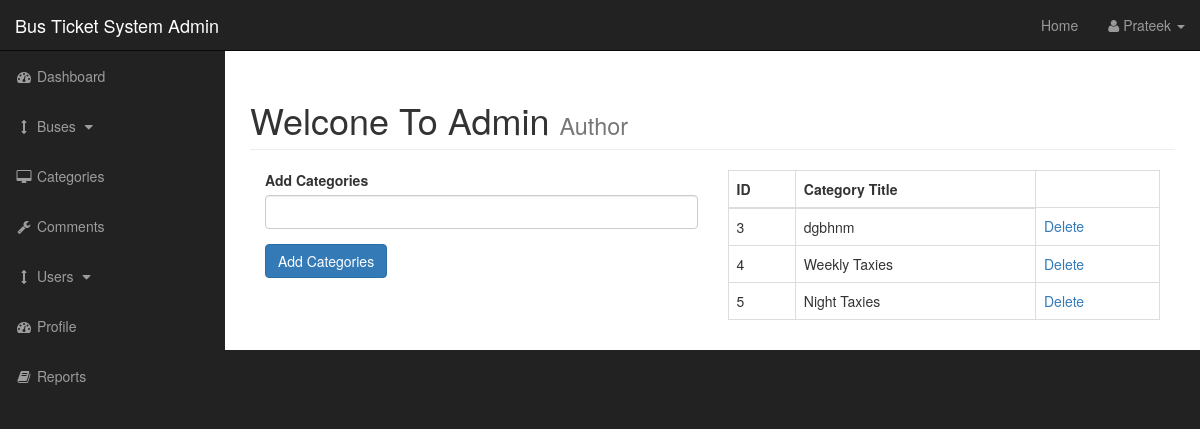
Page /admin/categories.php (signed in) on the earlier database version.
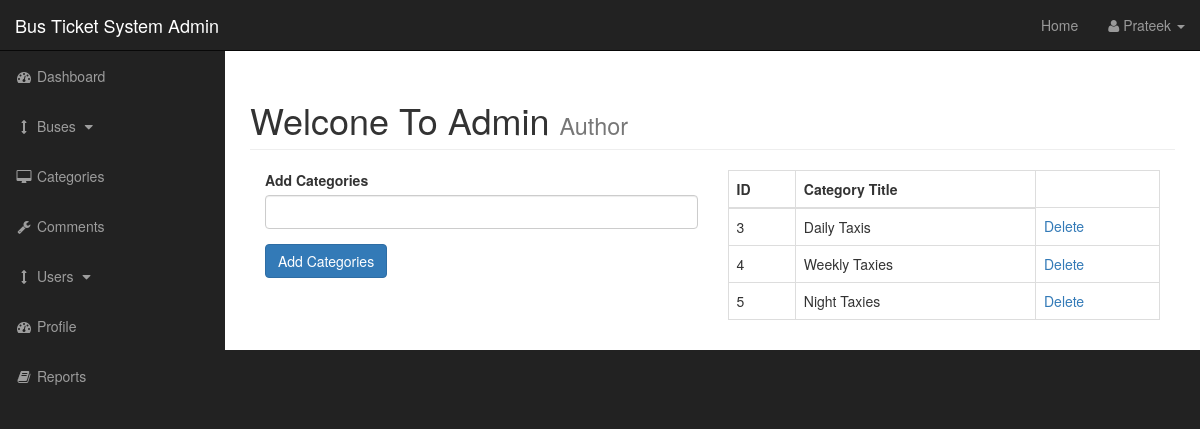
Same page on the later database version.
### tables this page shows
CREATE TABLE `categories` (
  `cat_id` int(3) NOT NULL,
  `cat_title` varchar(255) NOT NULL
);

### admin/categories.php (the view, shortened to what this page needs)
<?php include"includes/admin_header.php"; ?>
    <div id="wrapper">
        <?php include"includes/admin_navigation.php"; ?>
        <div id="page-wrapper">
            <div class="container-fluid">
                <div class="row">
                    <div class="col-lg-12">
                        <h1 class="page-header">
                            Welcone To Admin
                            <small>Author</small>
                        </h1>
                        <div class="col-xs-6">
                            <form action="" method="post">
                                <div class="form-group">
                                    <label for="cat_tite">Add Categories</label>
                                    <input class="form-control" type="text" name="cat_title">
                                </div>
                                <div class="form-group">
                                    <input class="btn btn-primary" type="submit" name="submit" value="Add Categories">
                                </div>
                            </form>
                        </div>
                        <div class="col-xs-6">
                            <?php
                            $query = "SELECT *  FROM  categories";
                            $select_categories = mysqli_query($connection,$query);
                            ?>
                            <table class="table table-bordered table-hover">
                                <thead>
                                    <tr>
                                        <th>ID</th>
                                        <th>Category Title</th>
                                    </tr>
                                </thead>
                                <tbody>
                                    <?php
                                        while($row = mysqli_fetch_assoc($select_categories)) {
                                        $cat_id = $row['cat_id'];
                                        $cat_title = $row['cat_title'];
                                        echo "<tr>";
                                        echo "<td> {$cat_id} </td>";
                                        echo "<td> {$cat_title} </td>";
                                        echo "<td><a href='categories.php?delete=$cat_id'>Delete</a></td>";
                                        echo "</tr>";
                                    }
                                    ?>
                                </tbody>
                            </table>
                        </div>
                    </div>
                </div>
            </div>
        </div>
<?php include"includes/admin_footer.php"; ?>

### admin/includes/admin_navigation.php (shortened to what this page needs)
<nav class="navbar navbar-inverse navbar-fixed-top" role="navigation">
            <div class="navbar-header">
                <a class="navbar-brand" href="index.php">Bus Ticket System Admin</a>
            </div>
            <ul class="nav navbar-right top-nav">
                <li><a href="../index.php">Home</a></li>
                <li class="dropdown">
                    <a href="#" class="dropdown-toggle" data-toggle="dropdown"><i class="fa fa-user"></i> <?php echo ucfirst($_SESSION['s_username']); ?> <b class="caret"></b></a>
                </li>
            </ul>
            <div class="collapse navbar-collapse navbar-ex1-collapse">
                <ul class="nav navbar-nav side-nav">
                    <li>
                        <a href="index.php"><i class="fa fa-fw fa-dashboard"></i> Dashboard</a>
                    </li>
                    <li>
                        <a href="javascript:;" data-toggle="collapse" data-target="#demo"><i class="fa fa-fw fa-arrows-v"></i> Buses <i class="fa fa-fw fa-caret-down"></i></a>
                    </li>
                    <li>
                        <a href="categories.php"><i class="fa fa-fw fa-desktop"></i> Categories</a>
                    </li>
                    <li>
                        <a href="query.php"><i class="fa fa-fw fa-wrench"></i> Comments</a>
                    </li>
                    <li>
                        <a href="javascript:;" data-toggle="collapse" data-target="#demo1"><i class="fa fa-fw fa-arrows-v"></i> Users <i class="fa fa-fw fa-caret-down"></i></a>
                    </li>
                    <li>
                        <a href="../profile.php"><i class="fa fa-fw fa-dashboard"></i> Profile</a>
                    </li>
                    <li>
                        <a href="report.php"><i class="fa fa-fw fa-book"></i> Reports</a>
                    </li>
                </ul>
            </div>
        </nav>

Differences in the rows shown:
changed categories id 3: cat_title "dgbhnm" → "Daily Taxis"
